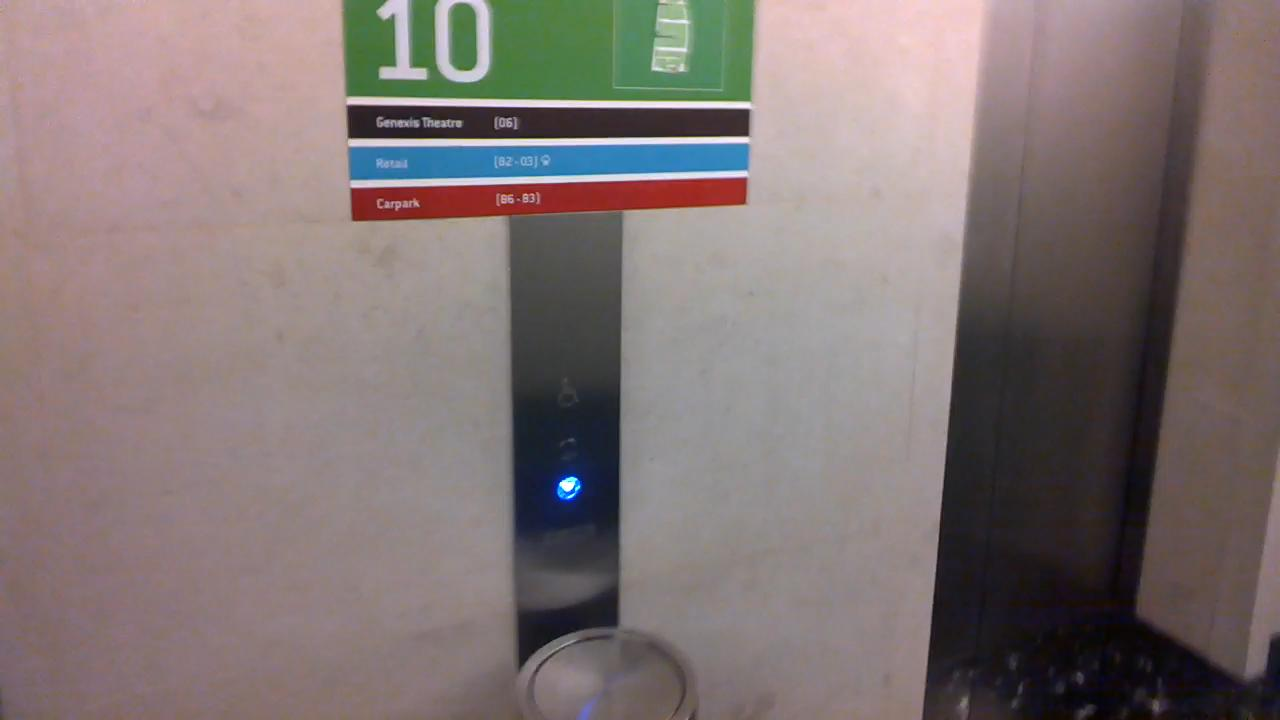
#> input picture EAST/training_samples/img_1 (12th copy).jpg, 1280 x 720 px, given as the content of the folder /data/data_thang/gen_bg/, which was not available
$ python gen_cropped_bgimg_from_images_v2.py
#> lines starting #> are read from the running program, lines starting #| are printed output that depends on the picture; pictures that were not available may be replaced by others from this repository, and a replacement may not be noted
"""
generated cropped image from single image depends on original image size
crops will retain original image zoom_aspect_ratio.
"""


import os, cv2, random, sys, math, datetime, math, argparse

parentdir = os.path.dirname(os.getcwd())
sys.path.insert(0, parentdir)

def load_imgfilepaths(dirpath):
#> called with dirpath = '/data/data_thang/gen_bg/'
    file_list=[]
    for root, dirs, files in os.walk(dirpath):
        for f in files:
            file_list.append(os.path.join(root, f))

    return file_list

def load_imgfilepaths_from_srcdirs(dirpath_list, ext_list):
    file_list=[]

    for dirpath in dirpath_list:
        file_list.extend(load_imgfilepaths(dirpath))
    filtered_output=[]
    for f in file_list:
        _, ext = os.path.splitext(f)
        ext = ext[1:]
        if ext in ext_list:
            filtered_output.append(f)
    return filtered_output


# [49 lines left out: functions random_gen_rect_coords, random_crop, not called in this run]

def gen_crops(imgfilepath, crop_size=(320,320)):

#> called with imgfilepath = '_only/img_1 (12th copy).jpg', crop_size = (320, 320)
    assert len(crop_size)==2
    assert isinstance(crop_size, tuple)

    # crop_w, crop_h = crop_size


    imgmat = cv2.imread(imgfilepath)
#> imgmat is the input picture: shape (720, 1280, 3); mean B, G, R 115.8, 116.8, 128.7

    imgmat = guarantee_min_size(imgmat, crop_size)


    img_h, img_w, _ = imgmat.shape
#> img_h = 720; img_w = 1280
    img_size = (img_w, img_h)
#> img_size = (1280, 720)

    crop_loop_num = fetch_crop_number_based_on_img_size(img_size, crop_size)
#> crop_loop_num = 10

    cropped_img_list= crop_img_with_loop(imgmat, crop_loop_num, crop_size)

    return cropped_img_list

def crop_img_with_loop(imgmat, crop_gen_num, crop_size):
#> called with crop_gen_num = 10, crop_size = (320, 320)
    output=[]

    # calculate max zoomscale
    img_h, img_w, _ = imgmat.shape
#> img_h = 720; img_w = 1280
    crop_w, crop_h = crop_size


    w_ratio = img_w / crop_w
#> w_ratio = 4
    h_ratio = img_h /crop_h
#> h_ratio = 2.25

    max_zoom_scale = min(w_ratio, h_ratio)
#> max_zoom_scale = 2.25

    for _ in range(crop_gen_num):
        output.append(crop_img(imgmat, max_zoom_scale,crop_size))
#> this loop made 10 passes
#> pass 1, in crop_img, `roi = imgmat[y1:y2, x1:x2]`:
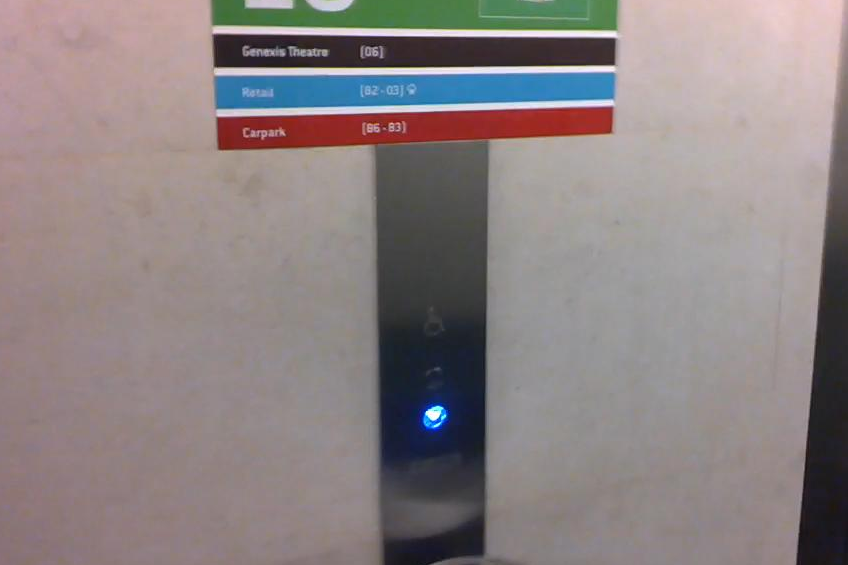
#> roi: shape (565, 848, 3); mean B, G, R 131.2, 130.7, 140.2
#> pass 1, in crop_img, `resized = cv2.resize(roi,crop_size, interpolation=cv2.INTER_CUBIC)`:
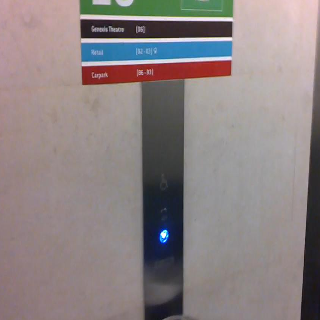
#> resized: shape (320, 320, 3); mean B, G, R 131.2, 130.7, 140.2
#> pass 2, in crop_img (call 2), `roi = imgmat[y1:y2, x1:x2]`:
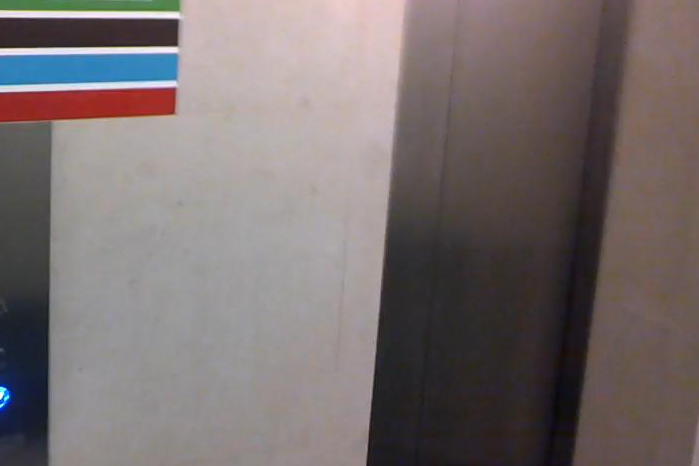
#> roi: shape (466, 699, 3); mean B, G, R 110.8, 110.9, 120.1
#> pass 2, in crop_img (call 2), `resized = cv2.resize(roi,crop_size, interpolation=cv2.INTER_CUBIC)`:
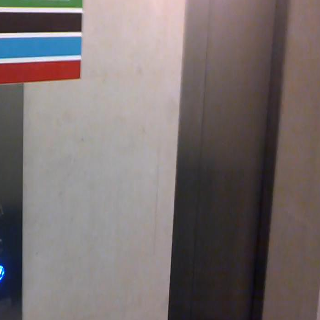
#> resized: shape (320, 320, 3); mean B, G, R 110.8, 110.9, 120.1
#> after the loop, output = 10 items

    return output

def crop_img(imgmat, max_zoom_scale, crop_size):

    img_h, img_w, _ = imgmat.shape
    crop_w, crop_h = crop_size

    img_size = (img_w, img_h)

    if max_zoom_scale< 1:
        raise Exception("invalid max_zoom_scale value={}".format(max_zoom_scale))
    elif max_zoom_scale==1.0:
        zoom_scale = 1.0
    else:
        zoom_scale = random_between_two_float(1.0, max_zoom_scale)

    actual_crop_w = int(crop_w * zoom_scale)
    actual_crop_h = int(crop_h * zoom_scale)

    rect_size = (actual_crop_w, actual_crop_h)

    x1,y1,x2, y2 = calc_random_rect_coords(img_size, rect_size)

    roi = imgmat[y1:y2, x1:x2]

    resized = cv2.resize(roi,crop_size, interpolation=cv2.INTER_CUBIC)

    return resized

def random_between_two_float(num1, num2):
    if num2 <= num1:
        raise Exception("num2 should be bigger than num1")

    random_float = random.random()

    delta = num2 - num1

    return num1 + random_float*delta


def calc_random_rect_coords(img_size, rect_size):
    rect_w, rect_h = rect_size
    img_w, img_h = img_size

    cx_min = math.ceil(rect_w/2)
    cx_max = img_w - math.ceil(rect_w/2)

    cy_min = math.ceil(rect_h/2)
    cy_max = img_h - math.ceil(rect_h/2)

    cx = random.randint(cx_min, cx_max)
    cy = random.randint(cy_min, cy_max)


    x1 = cx - rect_w/2
    x2 = cx + rect_w
    y1 = cy - rect_h/2
    y2 = y1 + rect_h

    x1 = int(x1)
    y1 = int(y1)
    x2 = int(x2)
    y2 = int(y2)

    return x1,y1,x2,y2


def guarantee_min_size(imgmat, crop_size):
    img_h, img_w, _ = imgmat.shape

    crop_w, crop_h = crop_size

    w_ratio = float(img_w) / crop_w
    h_ratio = float(img_h) / crop_h

    min_dimension = min(w_ratio, h_ratio)

    if min_dimension >=1:
        return imgmat

    scale = 1/min_dimension

    resized = cv2.resize(imgmat, None, fx=scale, fy=scale, interpolation = cv2.INTER_CUBIC)

    return resized

def fetch_crop_number_based_on_img_size(img_size, crop_size, numboost_factor=1):
    img_w, img_h = img_size
    crop_w, crop_h = crop_size

    img_area = img_w * img_h
    crop_area = crop_w * crop_h


    base_num = int(img_area/ crop_area) +1

    return base_num* numboost_factor


## MAIN

if __name__ == "__main__":


    parser = argparse.ArgumentParser()

    parser.add_argument("-d", type=str, nargs=1,help="directory containing the raw background images")

    args = parser.parse_args()

    crop_size = (320, 320)
    if args.d is None:
        #raise Exception("-d option missing")
        src_img_dirs = ['/data/data_thang/gen_bg/']
        print("-d option missing")
    else:
        src_img_dirs = args.d


    timestamp = datetime.datetime.now().strftime("%y%m%d_%H%M")
    output_save_dir="cropped_bgs_{}".format(timestamp)

    print("src_img_dirs: {}".format(src_img_dirs))
    img_ext_filter=['png','jpg', 'jpeg']


    random.seed()
    output_save_dir = os.path.join(src_img_dirs[0], output_save_dir)
    try:
        os.makedirs(output_save_dir)
    except:
        print("make folder err")
        pass

    img_file_paths = load_imgfilepaths_from_srcdirs(src_img_dirs, img_ext_filter)

    # print(len(img_file_paths))

    # sys.exit(0)
    # load output image size

    count=0

    for f in img_file_paths:
        print("start processing {}".format(f))

        generated_crops = gen_crops(f, crop_size=crop_size)
#> generated_crops = 10 items

        for croped_imgmat in generated_crops:

            output_filename="{}_{:07d}.png".format(timestamp, count)
            count+=1

            output_filepath = os.path.join(output_save_dir, output_filename)
            if not cv2.imwrite(output_filepath, croped_imgmat):
                print("save file false")
#> this loop made 10 passes
#> output_filename on passes 1 to 10: '261120_0501_0000000.png', '261120_0501_0000001.png', '261120_0501_0000002.png', '261120_0501_0000003.png', '261120_0501_0000004.png', '261120_0501_0000005.png', '261120_0501_0000006.png', '261120_0501_0000007.png', '261120_0501_0000008.png', '261120_0501_0000009.png'
#> after the loop, count = 10
            # else:
            #     print("created {}".format(output_filepath))


    print("end of code")
